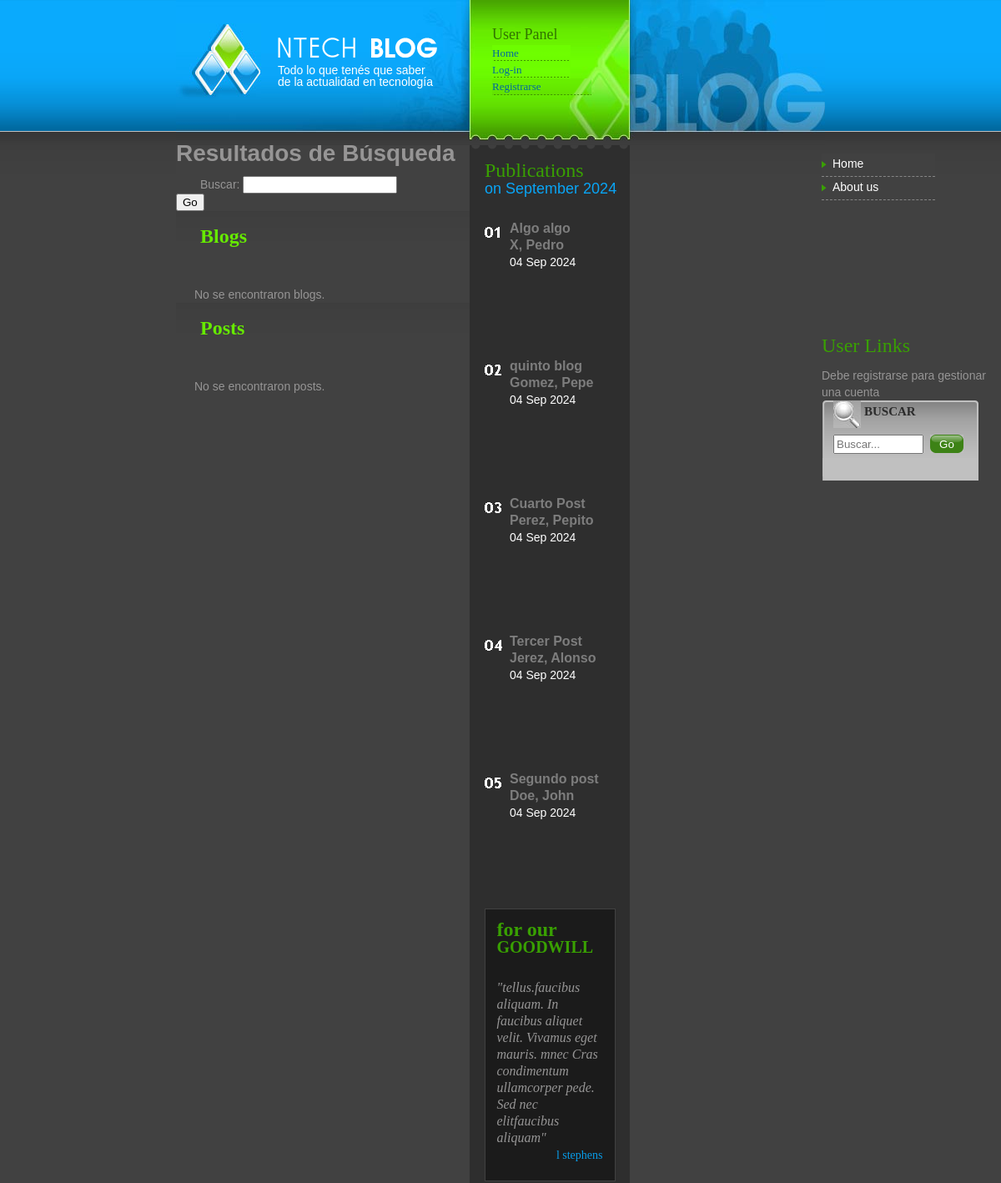
/search/ (upper part), run on an earlier commit of the app's database.
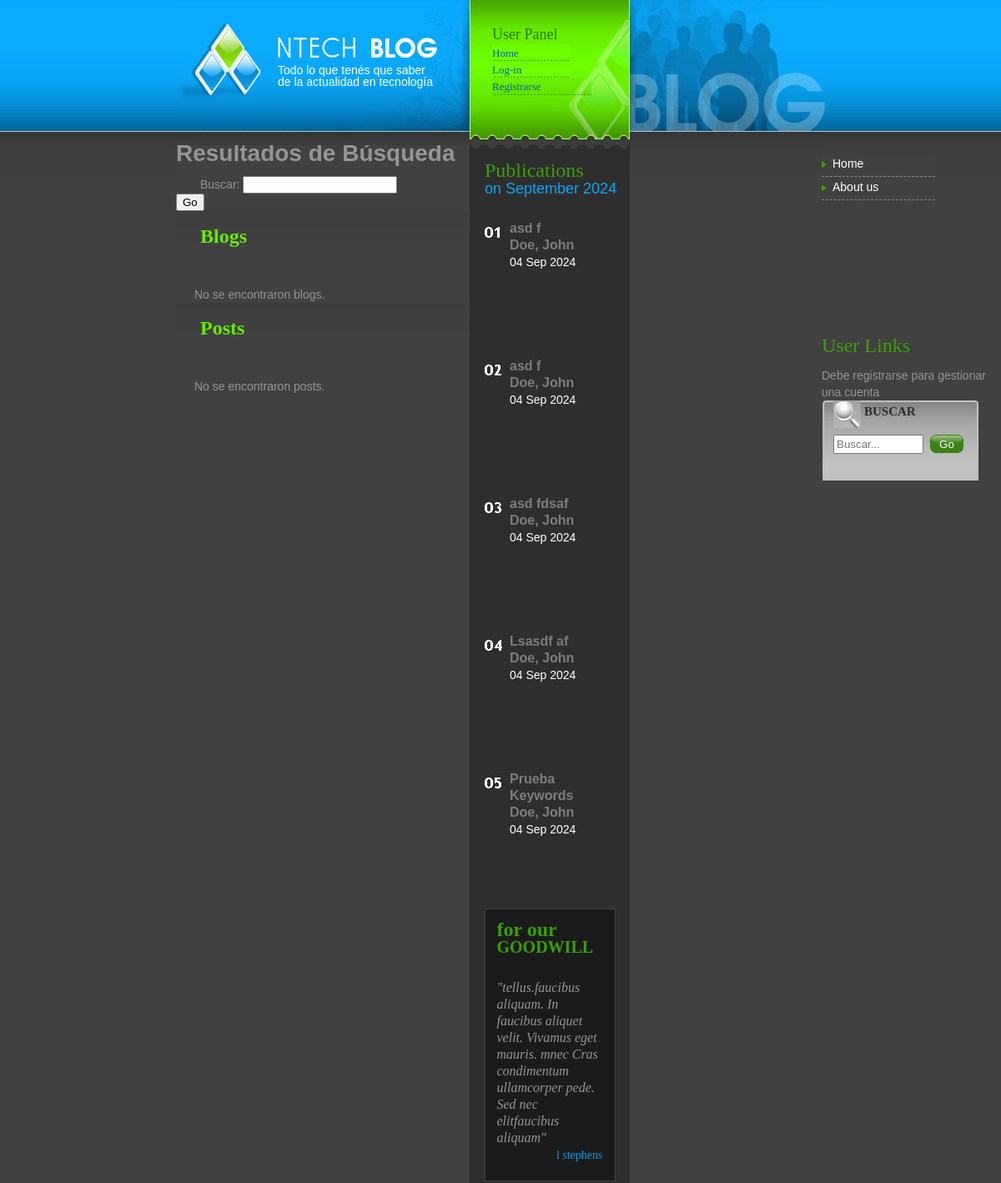
And on a later commit of the database.
### blogs/models.py (models this page shows, shortened)
class Blogs(models.Model):
    author = models.ForeignKey(App_Users, null=True, on_delete=models.SET_NULL, related_name='blogs')
    title = models.CharField(max_length=100)
    keywords = models.CharField(max_length=100)
    description = models.TextField(max_length=500)
    created_at = models.DateTimeField(auto_now_add=True)

### users/models.py (models this page shows)
class App_Users(AbstractUser):
    email = models.EmailField(unique=True)
    username = models.CharField(max_length=20, unique=True)
    first_name = models.CharField(max_length=30)
    last_name = models.CharField(max_length=30)
    description = models.TextField(blank=True, null=True)
    def __str__(self):
        return f'{self.last_name}, {self.first_name}'

### blogs/views.py (the view, shortened to what this page needs)
# urls.py: path('search/', search, name='search'),
def search(request):
    form = SearchForm(request.GET or None)
    blogs = []
    posts = []
    return render(request, 'blogs/search_results.html', {
        'form': form,
        'blogs': blogs,
        'posts': posts,
    })

### blogs/forms.py
class SearchForm(forms.Form):
    query = forms.CharField(label='Buscar', max_length=100)

### proyecto_final/context_processors.py (called while the page is built)
def custom_context_processor(request):
    latest_blogs = Blogs.objects.order_by('-created_at')[:5]
    return {
        'latest_blogs': latest_blogs,
    }

def current_datetime(request):
    now = datetime.now()
    return {
        'day_of_week': now.strftime('%A'),
        'day_of_month': now.strftime('%d'),
        'month_name': now.strftime('%B'),
        'month_number': now.strftime('%m'),
        'year_two_digits': now.strftime('%y'),
        'year_four_digits': now.strftime('%Y'),
    }

### blogs/templates/blogs/search_results.html (shortened to what this page needs)
{% extends 'blogs/base.html' %}
{% block main %}
  <div id="leftPan">
      <h1>Resultados de Búsqueda</h1>
      <form action="{% url 'search' %}" method="get">
          {{ form.as_p }}
          <input type="submit" class="button" value="Go" />
      </form>
      <h2>Blogs</h2>
      <ul>
        {% for blog in blogs %}
          <li class="li_search">
            <a href="{% url 'blog_detail' blog.pk %}">{{ blog.title }}</a>
            <p>{{ blog.keywords }} - {{ blog.description|truncatewords:20 }}</p>
          </li>
        {% empty %}
          <li class="li_search">No se encontraron blogs.</li>
        {% endfor %}
      </ul>
      <h2>Posts</h2>
      <ul>
        {% for post in posts %}
          <li class="li_search">{{ post.content|truncatewords:10 }} - <a href="{% url 'blog_detail' post.blog.pk %}">Leer más</a></li>
        {% empty %}
          <li class="li_search">No se encontraron posts.</li>
        {% endfor %}
      </ul>
  </div>
  <div id="middlePan">
    <h2>
      Publications<br />
      <span>on {{ month_name }} {{ year_four_digits }}</span>
    </h2>
    <div id="middleulPan">
      <ul>
        <li class="one">
          {{latest_blogs.0.title}} <br/>
          {{latest_blogs.0.author}}
          <span> <br /> {{latest_blogs.0.created_at|date:"d M Y"}}</span>
        </li>
        <li class="two">
          {{latest_blogs.1.title}} <br/>
          {{latest_blogs.1.author}}
          <span> <br /> {{latest_blogs.1.created_at|date:"d M Y"}}</span>
        </li>
        <li class="three">
          {{latest_blogs.2.title}} <br/>
          {{latest_blogs.2.author}}
          <span> <br /> {{latest_blogs.2.created_at|date:"d M Y"}}</span>
        </li>
        <li class="four">
          {{latest_blogs.3.title}} <br/>
          {{latest_blogs.3.author}}
          <span> <br /> {{latest_blogs.3.created_at|date:"d M Y"}}</span>
        </li>
        <li class="five">
          {{latest_blogs.4.title}} <br/>
          {{latest_blogs.4.author}}
          <span> <br /> {{latest_blogs.4.created_at|date:"d M Y"}}</span>
        </li>
      </ul>
    </div>
    <div id="middlecaptionPan">
      <h3>
        for our<br />
        <span>GOODWILL</span>
      </h3>
      <p>
        &quot;tellus.faucibus aliquam. In faucibus aliquet velit. Vivamus eget
        mauris. mnec Cras condimentum ullamcorper pede. Sed nec elitfaucibus
        aliquam&quot;
      </p>
      <p align="right"><span>l stephens</span></p>
    </div>
  </div>
{% endblock main %}

What changed in the data, as far as the page shows it:
no longer on this page (row edited): Blogs: title "Algo algo", author.first_name "X, Pedro", created_at "04 Sep 2024"
no longer on this page (row unchanged): Blogs: title "quinto blog", author.first_name "Gomez, Pepe", created_at "04 Sep 2024"
no longer on this page (row unchanged): Blogs: title "Cuarto Post", author.first_name "Perez, Pepito", created_at "04 Sep 2024"
no longer on this page (row unchanged): Blogs: title "Tercer Post", author.first_name "Jerez, Alonso", created_at "04 Sep 2024"
no longer on this page (row unchanged): Blogs: title "Segundo post", author.first_name "Doe, John", created_at "04 Sep 2024"
added Blogs: title "asd f", author.first_name "Doe, John", created_at "04 Sep 2024"
added Blogs: title "asd f", author.first_name "Doe, John", created_at "04 Sep 2024"
added Blogs: title "asd fdsaf", author.first_name "Doe, John", created_at "04 Sep 2024"
added Blogs: title "Lsasdf af", author.first_name "Doe, John", created_at "04 Sep 2024"
added Blogs: title "Prueba Keywords", author.first_name "Doe, John", created_at "04 Sep 2024"
